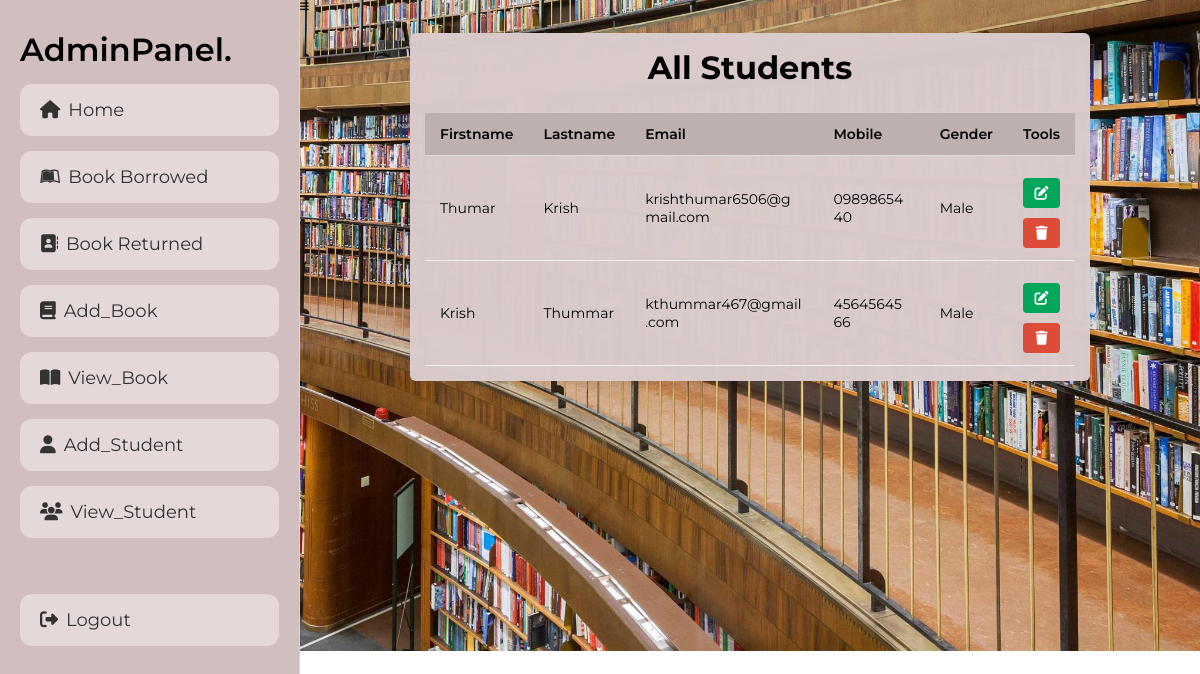
The page /Admin/view_student.php (signed in) on the database its author committed.
### tables this page shows
CREATE TABLE `students` (
  `id` int(11) NOT NULL,
  `firstname` varchar(50) NOT NULL,
  `lastname` varchar(50) NOT NULL,
  `created_on` date NOT NULL,
  `email` varchar(100) NOT NULL,
  `password` varchar(255) NOT NULL,
  `gender` enum('Male','Female','Other') NOT NULL,
  `mobile` varchar(20) NOT NULL
);

### Admin/view_student.php (the view, shortened to what this page needs)
  <?php
  include '../components/connect.php';
  ?>
<!DOCTYPE html>
<html lang="en">
<head>
      <link rel="stylesheet" href="../components/admin_style.css">
  <link rel="stylesheet" href="https://cdnjs.cloudflare.com/ajax/libs/font-awesome/6.2.0/css/all.min.css">
  </head>
  <body>
      <?php include '../components/admin_header.php'; ?>
      <div class="col-md-8">
    <div class="box1">
      <div class="box1-body">
        <table id="example1" class="table table-bordered table-striped">
          <h1 style="text-align:center; font-size:32px;">All Students </h1><br><br>
          <thead>
            <tr>
              <th>Firstname</th>
              <th>Lastname</th>
              <th>Email</th>
              <th>Mobile</th>
              <th>Gender</th>
              <th>Tools</th>
            </tr>
          </thead>
          <tbody>
          <?php
          $sql = "SELECT * FROM students";
  $stmt = $conn->prepare($sql);
  $stmt->execute();
  while($row = $stmt->fetch(PDO::FETCH_ASSOC)){
    echo "
        <tr>
                <td>".$row['firstname']."</td>
                <td>".$row['lastname']."</td>
                <td>".$row['email']."</td>
                <td>".$row['mobile']."</td>
                <td>".$row['gender']."</td>
                <td>
                  <button class='btn btn-success btn-sm edit' data-id='".$row['id']."'>
   <i class='fa fa-edit'></i>
</button>
                  <button class='btn btn-danger btn-sm delete' data-id='".$row['id']."'>
                    <i class='fa fa-trash'></i>
                  </button>
                </td>
              </tr>
            ";
          }
          ?>
          </tbody>
        </table>
      </div>
    </div>
  </div>
  </body>
  </html>

### components/admin_style.css (style rules this page uses)
* { font-family: 'Montserrat', sans-serif; margin: 0; padding: 0; box-sizing: border-box; text-decoration: none; }
html { font-size: 62.5%; overflow-x: hidden; }
body { padding-left: 30rem; background: url("../img/back.jpg") no-repeat center center/cover; position: relative; }
.btn, .delete-btn, .option-btn { display: block; width: 100%; padding: 10px 20px; font-size: 16px; color: #f1e4d2; border-radius: 5px; border: none; cursor: pointer; margin-top: 10px; }
.btn { background: #9c6130; }
@media (min-width: 1200px) { body { padding-left: 30rem; } }

### Admin/view_student.php (style rules this page uses)
.col-md-8 { width: 98%; padding: 20px; margin: 0 auto; }
.box1 { background: #dbccccfa; border-radius:6px; box-shadow:0 2px 8px rgba(0,0,0,0.08); }
.box1-body { padding:15px; overflow-x: auto; }
table { width:100%; border-collapse:collapse; min-width: 600px; }
.table thead th { background: #bfb0b0fa; font-weight:600; font-size: 14px; padding:12px; text-align:left; border-bottom:1px solid #ddd; }
.table tbody td { padding:12px; border-bottom:1px solid #eee; font-size:14px; word-break: break-word; }
.btn { border:none; padding:7px 10px; border-radius:4px; cursor:pointer; }
.btn-sm { font-size:13px; }
.btn-success { background:#00a65a; color:#fff; }
.btn-danger { background:#dd4b39; color:#fff; }
.btn i { font-size:14px; }
@media (min-width: 1200px) { .col-md-8 { width: 80%; } }
@media (min-width: 1200px) { .table thead th, .table tbody td { font-size: 14px; padding: 12px 15px; } }

### rows shown on the page
students: firstname "Thumar", lastname "Krish", email "krishthumar6506@gmail.com", mobile "0989865440", gender "Male"
students: firstname "Krish", lastname "Thummar", email "kthummar467@gmail.com", mobile "4564564566", gender "Male"
